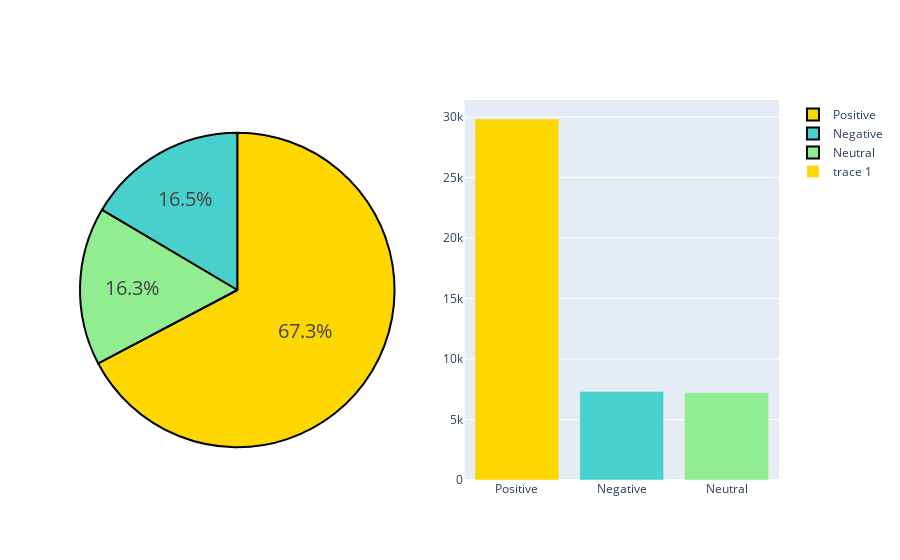

Source (notebook cell):
### Code cell
# This figure visualizes the distribution of labels in the dataset.
# The pie chart on the left shows the percentage of each label, while the bar chart on the right shows the count of each label.

# Create a figure with a pie chart and a bar chart side by side
fig = make_subplots(rows=1, cols=2, specs=[[{"type": "pie"}, {"type": "bar"}]])

# Define colors for the charts
colors = ['gold', 'mediumturquoise', 'lightgreen'] # darkorange

# Add a pie chart showing the distribution of labels
fig.add_trace(go.Pie(labels=df.label_name.value_counts().index,
                             values=df.label.value_counts().values), 1, 1)

# Customize the pie chart: show label and percentage on hover, set font size, and add segment borders
fig.update_traces(hoverinfo='label+percent', textfont_size=20,
                  marker=dict(colors=colors, line=dict(color='#000000', width=2)))

# Add a bar chart showing label counts, using the same colors
fig.add_trace(go.Bar(x=df.label_name.value_counts().index, y=df.label.value_counts().values, marker_color = colors), 1,2)

# Display the figure
fig.show()

### Figure 1 — Plotly figure (JSON) as saved in the notebook; plotly's stock layout.template omitted (floating-point values rounded to 4 significant figures)
{"data": [{"domain": {"x": [0, 0.45], "y": [0, 1]}, "hoverinfo": "label+percent", "labels": ["Positive", "Negative", "Neutral"], "marker": {"colors": ["gold", "mediumturquoise", "lightgreen"], "line": {"color": "#000000", "width": 2}}, "textfont": {"size": 20}, "type": "pie", "values": [29836, 7311, 7209]}, {"marker": {"color": ["gold", "mediumturquoise", "lightgreen"]}, "type": "bar", "x": ["Positive", "Negative", "Neutral"], "xaxis": "x", "y": [29836, 7311, 7209], "yaxis": "y"}], "layout": {"xaxis": {"anchor": "y", "domain": [0.55, 1]}, "yaxis": {"anchor": "x", "domain": [0, 1]}}}
